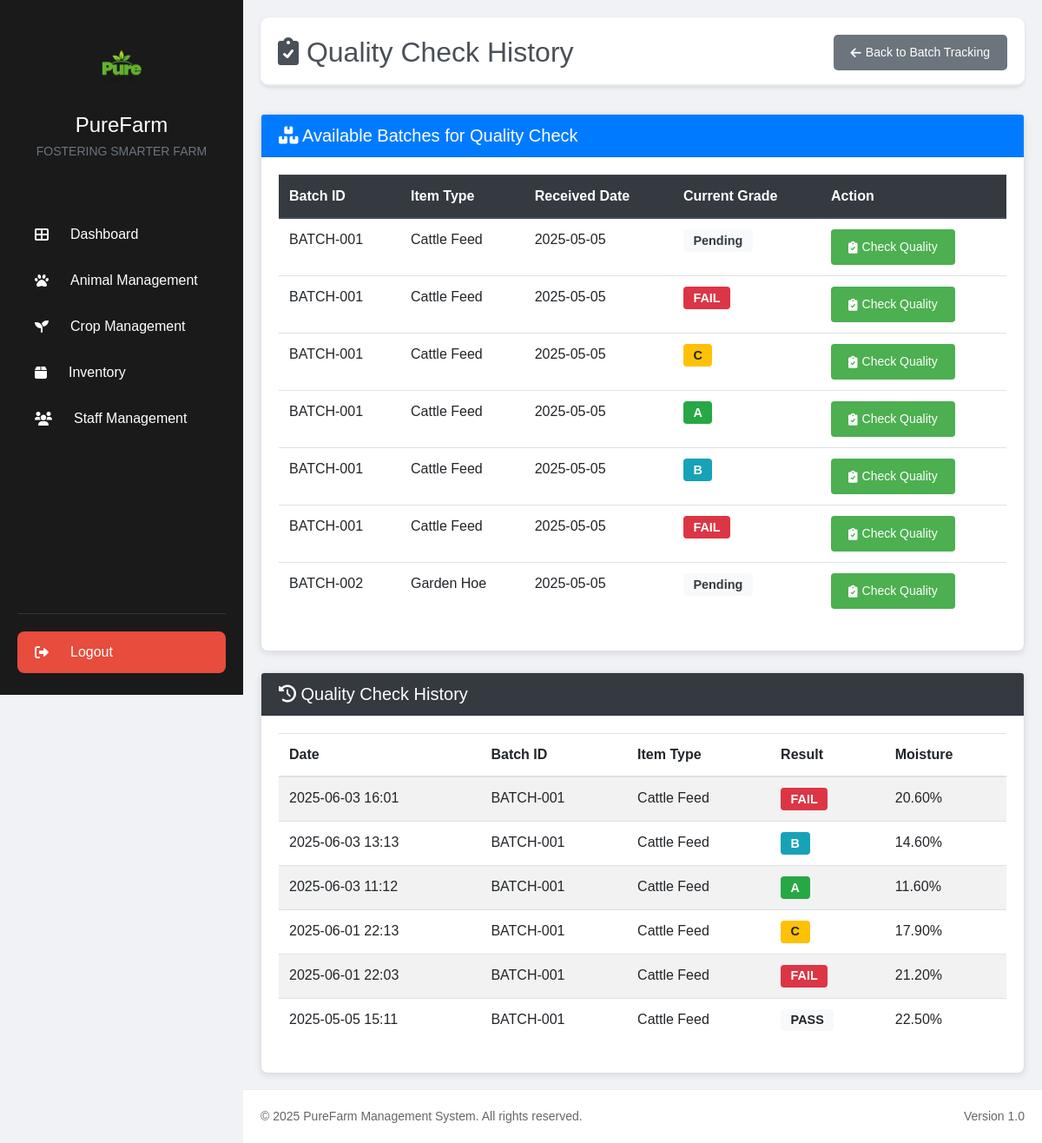
/batch_quality_check.php (signed in), run on the app's committed database.
### tables this page shows
CREATE TABLE `batch_quality_checks` (
  `id` int(11) NOT NULL,
  `batch_id` int(11) NOT NULL,
  `check_date` datetime NOT NULL,
  `performed_by` int(11) NOT NULL,
  `quality_grade` varchar(10) DEFAULT NULL,
  `passed` tinyint(1) NOT NULL DEFAULT 1,
  `temperature` decimal(5,2) DEFAULT NULL,
  `humidity` decimal(5,2) DEFAULT NULL,
  `appearance` varchar(255) DEFAULT NULL,
  `smell` varchar(255) DEFAULT NULL,
  `texture` varchar(255) DEFAULT NULL,
  `contamination` varchar(255) DEFAULT NULL,
  `test_results` text DEFAULT NULL,
  `additional_notes` text DEFAULT NULL,
  `created_at` timestamp NOT NULL DEFAULT current_timestamp(),
  `updated_at` timestamp NOT NULL DEFAULT current_timestamp() ON UPDATE current_timestamp(),
  `moisture_level` decimal(5,2) DEFAULT NULL
);

CREATE TABLE `inventory_batches` (
  `id` int(11) NOT NULL,
  `batch_number` varchar(50) NOT NULL,
  `item_id` int(11) NOT NULL,
  `quantity` decimal(10,2) NOT NULL DEFAULT 0.00,
  `manufacturing_date` date DEFAULT NULL,
  `expiry_date` date DEFAULT NULL,
  `received_date` date NOT NULL,
  `supplier_id` int(11) DEFAULT NULL,
  `purchase_order_id` int(11) DEFAULT NULL,
  `cost_per_unit` decimal(10,2) DEFAULT NULL,
  `status` enum('active','quarantine','consumed','expired','discarded') DEFAULT 'active',
  `notes` text DEFAULT NULL,
  `created_at` timestamp NOT NULL DEFAULT current_timestamp(),
  `updated_at` timestamp NOT NULL DEFAULT current_timestamp() ON UPDATE current_timestamp()
);

CREATE TABLE `inventory_items` (
  `id` int(11) NOT NULL,
  `item_name` varchar(100) NOT NULL,
  `sku` varchar(50) NOT NULL,
  `category_id` int(11) DEFAULT NULL,
  `description` text DEFAULT NULL,
  `unit_of_measure` varchar(20) NOT NULL,
  `current_quantity` decimal(10,2) NOT NULL DEFAULT 0.00,
  `reorder_level` decimal(10,2) NOT NULL DEFAULT 0.00,
  `maximum_level` decimal(10,2) DEFAULT NULL,
  `unit_cost` decimal(10,2) NOT NULL DEFAULT 0.00,
  `expiry_date` date DEFAULT NULL,
  `batch_number` varchar(50) DEFAULT NULL,
  `supplier_id` int(11) DEFAULT NULL,
  `status` enum('active','inactive') NOT NULL DEFAULT 'active',
  `created_at` timestamp NOT NULL DEFAULT current_timestamp(),
  `updated_at` timestamp NULL DEFAULT NULL ON UPDATE current_timestamp(),
  `is_active` tinyint(1) NOT NULL DEFAULT 1,
  `batch_tracking_enabled` tinyint(1) DEFAULT 0,
  `last_updated` datetime DEFAULT NULL
);

### batch_quality_check.php (the view, shortened to what this page needs)
<?php
require_once 'includes/db.php';
$batches = [];
$qualityHistory = [];
try {
    $stmt = $pdo->query("
        SELECT ib.id, ib.batch_number, ii.item_name, ib.received_date, ib.status,
               bqc.quality_grade,
               CASE
                   WHEN bqc.quality_grade IS NULL THEN 'Pending'
                   ELSE bqc.quality_grade
               END as quality_status
        FROM inventory_batches ib
        JOIN inventory_items ii ON ib.item_id = ii.id
        LEFT JOIN batch_quality_checks bqc ON ib.id = bqc.batch_id
        WHERE ib.status IN ('active', 'quarantine', 'pending')
        ORDER BY ib.received_date DESC
    ");
    $batches = $stmt->fetchAll(PDO::FETCH_ASSOC);
} catch(PDOException $e) {
    $batches = [
        ['id' => 1, 'batch_number' => 'BATCH-001', 'item_name' => 'Garden Hoe', 'received_date' => '2025-06-01', 'status' => 'active', 'quality_status' => 'Pending'],
        ['id' => 2, 'batch_number' => 'BATCH-002', 'item_name' => 'Corn Seeds Premium', 'received_date' => '2025-06-01', 'status' => 'active', 'quality_status' => 'Pending'],
        ['id' => 3, 'batch_number' => 'BATCH-003', 'item_name' => 'Cattle Feed', 'received_date' => '2025-05-05', 'status' => 'active', 'quality_status' => 'Pending']
    ];
}
try {
    $stmt = $pdo->prepare("
        SELECT bqc.check_date, ib.batch_number, ii.item_name,
               COALESCE(bqc.quality_grade, CASE WHEN bqc.passed = 1 THEN 'PASS' ELSE 'FAIL' END) as quality_grade,
               COALESCE(bqc.moisture_level, bqc.temperature) as moisture_level
        FROM batch_quality_checks bqc
        JOIN inventory_batches ib ON bqc.batch_id = ib.id
        JOIN inventory_items ii ON ib.item_id = ii.id
        ORDER BY bqc.check_date DESC
        LIMIT 50
    ");
    $stmt->execute();
    $qualityHistory = $stmt->fetchAll(PDO::FETCH_ASSOC);
} catch(PDOException $e) {
    $qualityHistory = [];
}
include 'includes/header.php';
?>
<div class="main-content">
    <div class="page-header">
        <h2><i class="fas fa-clipboard-check"></i> Quality Check History</h2>
        <div class="action-buttons">
            <button class="btn btn-secondary" onclick="location.href='batch_tracking.php'">
                <i class="fas fa-arrow-left"></i> Back to Batch Tracking
            </button>
        </div>
    </div>
    <div class="card mb-4">
        <div class="card-header bg-primary text-white">
            <h5 class="mb-0"><i class="fas fa-boxes"></i> Available Batches for Quality Check</h5>
        </div>
        <div class="card-body">
            <div class="table-responsive">
                <table class="table table-hover">
                    <thead class="thead-dark">
                        <tr>
                            <th>Batch ID</th>
                            <th>Item Type</th>
                            <th>Received Date</th>
                            <th>Current Grade</th>
                            <th>Action</th>
                        </tr>
                    </thead>
                    <tbody>
                        <?php foreach ($batches as $batch): ?>
                        <tr>
                            <td><?php echo htmlspecialchars($batch['batch_number']); ?></td>
                            <td><?php echo htmlspecialchars($batch['item_name']); ?></td>
                            <td><?php echo htmlspecialchars($batch['received_date']); ?></td>
                            <td>
                                <span class="badge <?php
                                    switch($batch['quality_status']) {
                                        case 'A': echo 'badge-success'; break;
                                        case 'B': echo 'badge-info'; break;
                                        case 'C': echo 'badge-warning'; break;
                                        case 'FAIL': echo 'badge-danger'; break;
                                        default: echo 'badge-light text-dark';
                                    }
                                ?>">
                                    <?php echo $batch['quality_status']; ?>
                                </span>
                            </td>
                            <td>
                                <button class="btn btn-primary btn-sm"
                                        onclick="showQualityForm('<?php echo $batch['id']; ?>', '<?php echo htmlspecialchars($batch['batch_number']); ?>', '<?php echo htmlspecialchars($batch['item_name']); ?>')">
                                    <i class="fas fa-clipboard-check"></i> Check Quality
                                </button>
                            </td>
                        </tr>
                        <?php endforeach; ?>
                    </tbody>
                </table>
            </div>
        </div>
    </div>
    <div class="card">
        <div class="card-header bg-dark text-white">
            <h5 class="mb-0"><i class="fas fa-history"></i> Quality Check History</h5>
        </div>
        <div class="card-body">
            <?php if (empty($qualityHistory)): ?>
                <div class="alert alert-info">
                    <i class="fas fa-info-circle"></i> No quality check records found.
                </div>
            <?php else: ?>
            <div class="table-responsive">
                <table class="table table-striped">
                    <thead>
                        <tr>
                            <th>Date</th>
                            <th>Batch ID</th>
                            <th>Item Type</th>
                            <th>Result</th>
                            <th>Moisture</th>
                        </tr>
                    </thead>
                    <tbody>
                        <?php foreach ($qualityHistory as $record): ?>
                        <tr>
                            <td><?php echo date('Y-m-d H:i', strtotime($record['check_date'])); ?></td>
                            <td><?php echo htmlspecialchars($record['batch_number']); ?></td>
                            <td><?php echo htmlspecialchars($record['item_name']); ?></td>
                            <td>
                                <span class="badge <?php
                                    switch($record['quality_grade']) {
                                        case 'A': echo 'badge-success'; break;
                                        case 'B': echo 'badge-info'; break;
                                        case 'C': echo 'badge-warning'; break;
                                        case 'FAIL': echo 'badge-danger'; break;
                                        default: echo 'badge-light';
                                    }
                                ?>">
                                    <?php echo htmlspecialchars($record['quality_grade']); ?>
                                </span>
                            </td>
                            <td><?php echo htmlspecialchars($record['moisture_level']); ?>%</td>
                        </tr>
                        <?php endforeach; ?>
                    </tbody>
                </table>
            </div>
            <?php endif; ?>
        </div>
    </div>
</div>
<?php include 'includes/footer.php'; ?>

### assets/css/styles.css (style rules this page uses)
* { margin: 0; padding: 0; box-sizing: border-box; font-family: Arial, sans-serif; }
body { background-color: #f0f2f5; }
.main-content { flex: 1; margin-left: 280px; padding: 20px; }
.page-header { display: flex; justify-content: space-between; align-items: center; margin-bottom: 20px; padding: 20px; background: white; border-radius: 10px; box-shadow: 0 2px 4px rgba(0,0,0,0.1); }
.btn { padding: 10px 20px; border: none; border-radius: 5px; cursor: pointer; font-size: 14px; display: inline-flex; align-items: center; gap: 5px; }
.btn-primary { background: #4CAF50; color: white; }
.btn-secondary { background: #6c757d; color: white; }
.main-content { flex: 1; margin-left: 280px; padding: 20px; padding-bottom: 80px; }
.btn-primary { background: #4CAF50; color: white; border: none; padding: 10px 20px; border-radius: 4px; cursor: pointer; font-size: 14px; transition: background 0.3s ease; }

### batch_quality_check.php (style rules this page uses)
.badge { font-size: 0.9em; padding: 0.4em 0.8em; }
.table th { white-space: nowrap; }
.card { border-radius: 8px; box-shadow: 0 2px 8px rgba(0,0,0,0.1); }
.page-header { margin-bottom: 2rem; padding-bottom: 1rem; border-bottom: 2px solid #e9ecef; display: flex; justify-content: space-between; align-items: center; }
.page-header h2 { margin: 0; color: #495057; }

### data on the page
batch_quality_checks: check_date "2025-06-03 16:01", batch.batch_number "BATCH-001", inventory_items.item_name "Cattle Feed", quality_grade "FAIL", moisture_level "20.60"
batch_quality_checks: check_date "2025-06-03 13:13", batch.batch_number "BATCH-001", inventory_items.item_name "Cattle Feed", quality_grade "B", moisture_level "14.60"
batch_quality_checks: check_date "2025-06-03 11:12", batch.batch_number "BATCH-001", inventory_items.item_name "Cattle Feed", quality_grade "A", moisture_level "11.60"
batch_quality_checks: check_date "2025-06-01 22:13", batch.batch_number "BATCH-001", inventory_items.item_name "Cattle Feed", quality_grade "C", moisture_level "17.90"
batch_quality_checks: check_date "2025-06-01 22:03", batch.batch_number "BATCH-001", inventory_items.item_name "Cattle Feed", quality_grade "FAIL", moisture_level "21.20"
batch_quality_checks: check_date "2025-05-05 15:11", batch.batch_number "BATCH-001", inventory_items.item_name "Cattle Feed", quality_grade "PASS", moisture_level "22.50"

### other printed values
$batch['batch_number'] "BATCH-001"
$batch['item_name'] "Cattle Feed"
$batch['received_date'] "2025-05-05"
$batch['quality_status'] "Pending"
$batch['quality_status'] "FAIL"
$batch['quality_status'] "C"
$batch['quality_status'] "A"
$batch['quality_status'] "B"
$batch['batch_number'] "BATCH-002"
$batch['item_name'] "Garden Hoe"
